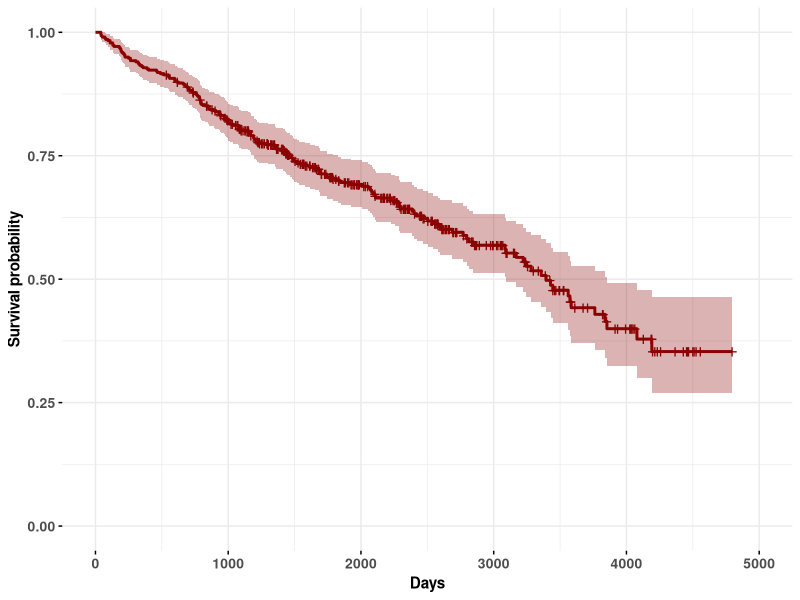
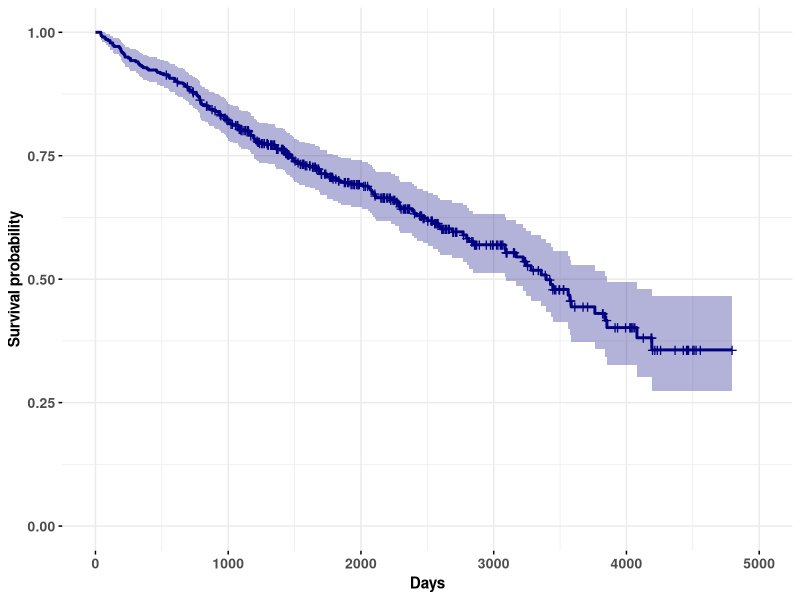
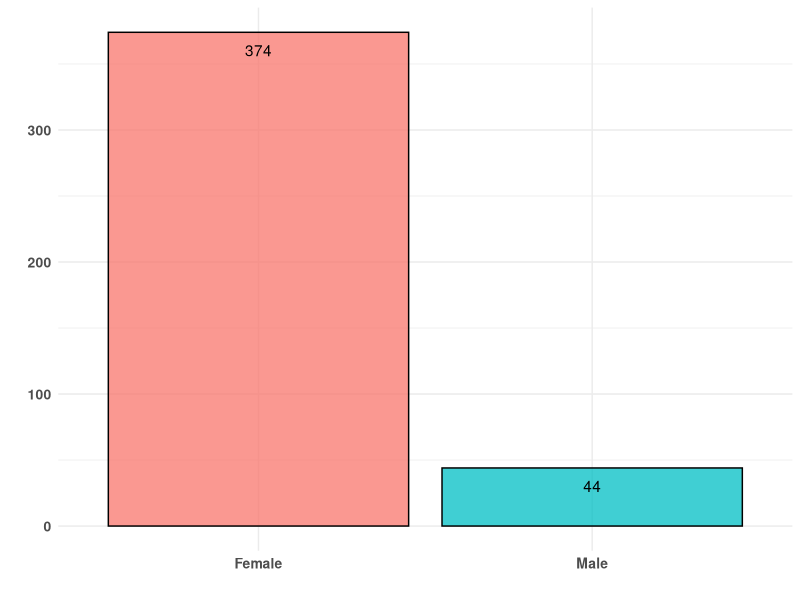
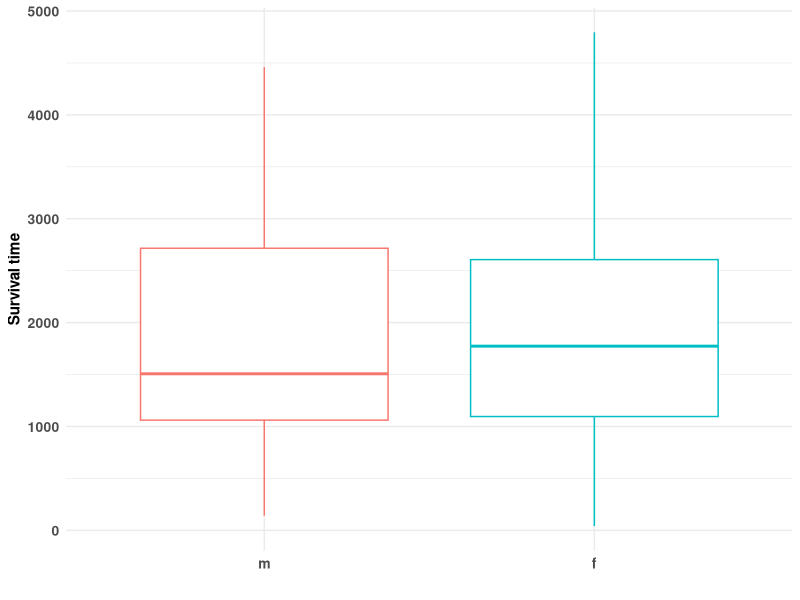
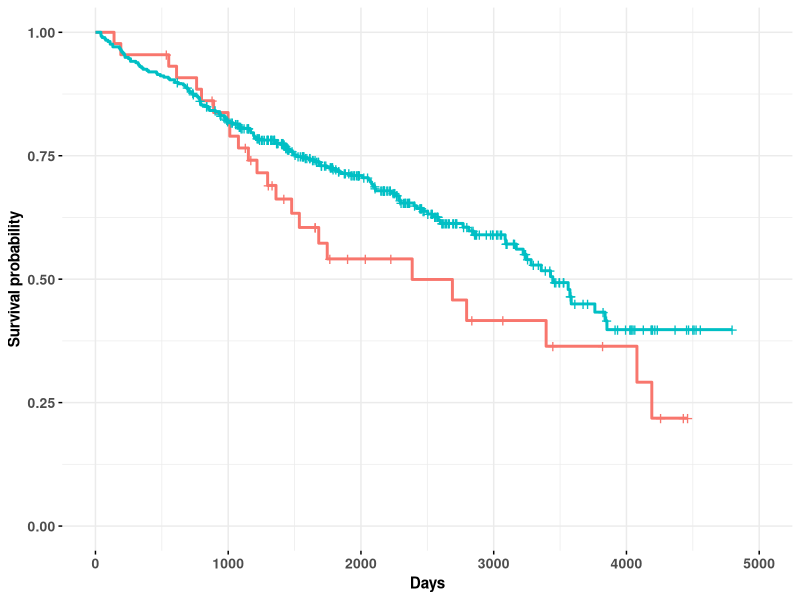
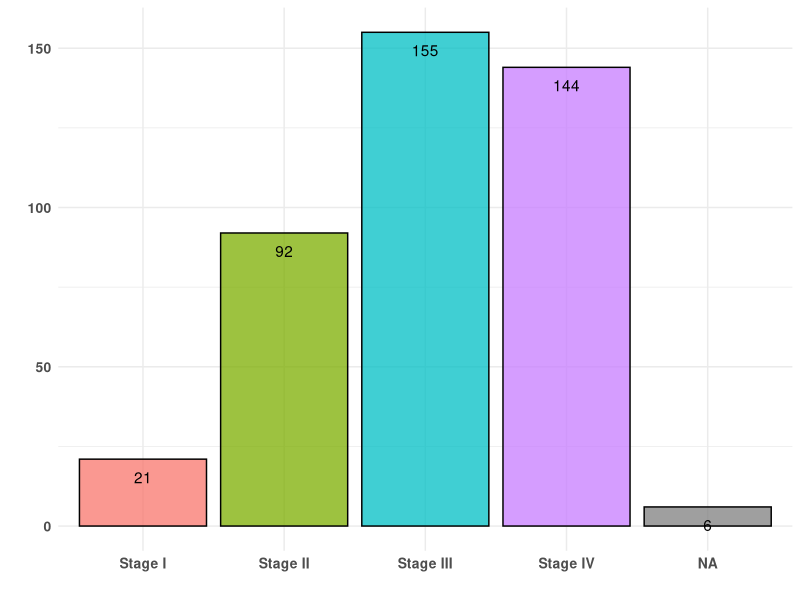
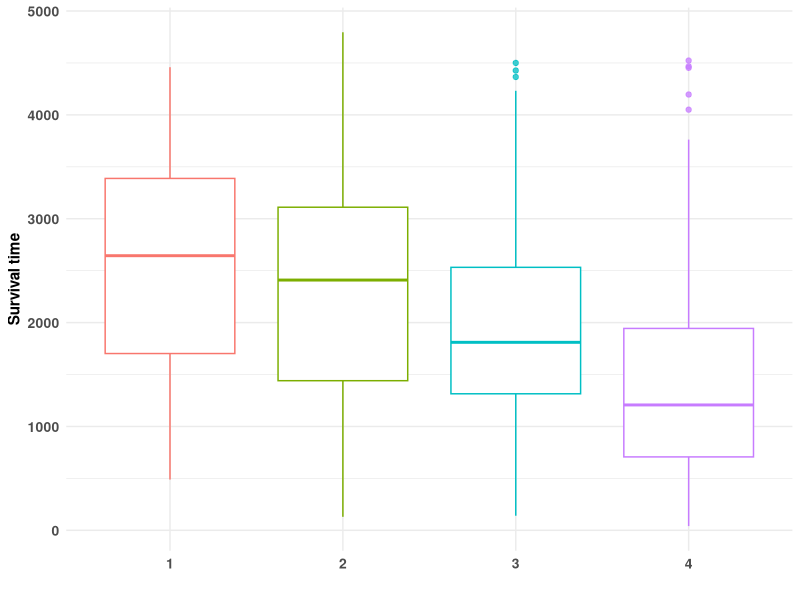
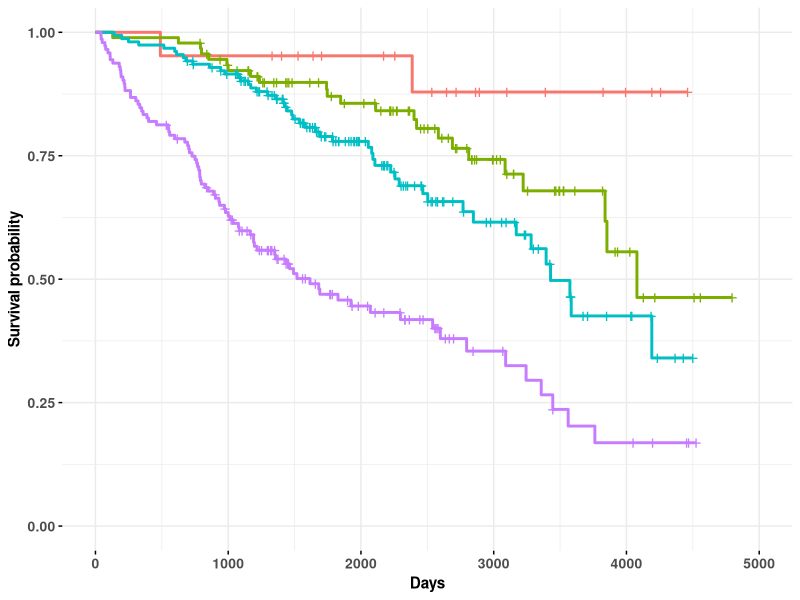

Write the R code that produced these figures, in order. (Note: this script raises an error after producing the figures.)
####################################################################
# Kaplan-Meier and Cox model for PBC data                
# Author: Jose Antonio Perusquia Cortes
# Afil: Facultad de Ciencias - UNAM
# Module: Survival analysis 
####################################################################

####################################################################
# Libraries
library(here)           # Version 1.0.1
library(ggplot2)        # Version 3.5.2  
library(ggthemes)       # Version 5.1.0
library(dplyr)          # Version 1.1.4
library(readxl)         # Version 1.4.4
library(survival)       # Version 3.8-3
library(survminer)      # Version 0.5.0
library(MASS)           # Version 7.3-60
####################################################################

####################################################################
# Base theme for the plots
theme_pbc = theme_minimal()+
  theme(axis.title.x = element_text(size = 11,face='bold'),
        axis.title.y = element_text(size = 11,face='bold'),
        axis.text.x = element_text(size=10,face='bold'),
        axis.text.y = element_text(size=10,face='bold'))
theme_set(theme_pbc)
####################################################################

####################################################################
# Mayo Clinic Primary Biliary Cholangitis Data
pbc=pbc
glimpse(pbc)
####################################################################

####################################################################
# Nonparametric survival estimates

# Kaplan-Meier survival estimate
km = survfit(Surv(time,status==2)~1,data=pbc)

# Plot of the survival function using survminer
ggsurvplot(km,ggtheme=theme_pbc,legend='none',
           conf.int = T,palette='darkred',
           conf.int.alpha = .3,
           conf.int.fill = "darkred",
           xlab='Days')

# Nelson-Aalen survival estimate
na = survfit(Surv(time,status==2)~1,data=pbc,stype=2)

# Plot using survminer
ggsurvplot(na,ggtheme=theme_pbc,
           legend='none',conf.int = T,palette = 'navyblue',
           conf.int.alpha = .3,
           conf.int.fill = "navyblue",
           xlab='Days')
####################################################################

####################################################################
# Comparison by sex
pbc_sex=pbc%>%
  group_by(sex)%>%
  count()%>%
  ungroup()%>%
  mutate(n,Sex=case_when(sex=='m'~'Male',
                         sex=='f'~'Female'),.keep='none')

ggplot(data=pbc_sex,aes(x=Sex,y=n,fill=Sex))+
  geom_col(show.legend = F,col='black',alpha=.75)+
  geom_text(aes(label = n), vjust = 2, colour = "black") +
  labs(x='',y='')

# Boxplot stratified by sex
ggplot(pbc,aes(y=time,x=sex,col=sex)) +
  geom_boxplot(outlier.alpha=.75,show.legend = F)+
  labs(x='',y="Survival time")+
  scale_x_discrete("",labels=c("1" = "M", "2" = "F"))

# Descriptive statistics by genre
pbc_sex=pbc%>%
  group_by(sex)%>%
  summarise(Mean = mean(time),
            Min = min(time),
            Q1 = quantile(time,.25),
            Median = median(time),
            Q3 = quantile(time,.75),
            Max = max(time),
            StdDev = sd(time))
pbc_sex

# Kaplan-Meier survival estimate
km_sex = survfit(Surv(time,status==2)~sex,data=pbc)

# Plot of the survival function using survminer
ggsurvplot(km_sex,ggtheme=theme_pbc,legend='none',
           conf.int = F,
           conf.int.alpha = .3,
           xlab='Days')

# Log-rank and Peto-Peto tests
survdiff(Surv(time,status==2)~sex,data=pbc,rho=0)
survdiff(Surv(time,status==2)~sex,data=pbc,rho=1)
####################################################################

####################################################################
# Comparison by stage
pbc_stage=pbc%>%
  group_by(stage)%>%
  count()%>%
  ungroup()%>%
  mutate(n,Stage=case_when(stage==1~'Stage I',
                         stage==2~'Stage II',
                         stage==3~'Stage III',
                         stage==4~'Stage IV'),.keep='none')

ggplot(data=pbc_stage,aes(x=Stage,y=n,fill=Stage))+
  geom_col(show.legend = F,col='black',alpha=.75)+
  geom_text(aes(label = n), vjust = 2, colour = "black") +
  labs(x='',y='')

# Boxplot stratified by stage of disease
pbc_stage = pbc%>%
  filter(!is.na(stage))

ggplot(pbc_stage,aes(y=time,x=as.factor(stage),
                     col=as.factor(stage))) +
  geom_boxplot(outlier.alpha=.75,show.legend = F)+
  labs(x='',y="Survival time")

# Descriptive statistics by genre
pbc_stage=pbc%>%
  filter(!is.na(stage))%>%
  group_by(stage)%>%
  summarise(Mean = mean(time),
            Min = min(time),
            Q1 = quantile(time,.25),
            Median = median(time),
            Q3 = quantile(time,.75),
            Max = max(time),
            StdDev = sd(time))
pbc_stage

# Kaplan-Meier survival estimate
km_stage = survfit(Surv(time,status==2)~stage,data=pbc)

# Plot of the survival function using survminer
ggsurvplot(km_stage,ggtheme=theme_pbc,legend='none',
           conf.int = F,
           conf.int.alpha = .3,
           xlab='Days')

# Log-rank and Peto-Peto tests
survdiff(Surv(time,status==2)~stage,data=pbc,rho=0)
survdiff(Surv(time,status==2)~stage,data=pbc,rho=1)
####################################################################

####################################################################
# Comparison by stage (joining I and II)
pbc_mod = pbc%>%filter(!is.na(stage))
pbc_mod$stage[which(pbc_mod$stage==1)]=2

# Boxplot stratified by stage of disease
ggplot(pbc_mod,aes(y=time,x=as.factor(stage),
                   col=as.factor(stage))) +
  geom_boxplot(outlier.alpha=.75,show.legend = F)+
  labs(x='',y="Survival time")

# Descriptive statistics by genre
pbc_stage=pbc_mod%>%
  group_by(stage)%>%
  summarise(Mean = mean(time),
            Min = min(time),
            Q1 = quantile(time,.25),
            Median = median(time),
            Q3 = quantile(time,.75),
            Max = max(time),
            StdDev = sd(time))
pbc_stage

# Kaplan-Meier survival estimate
km_stage = survfit(Surv(time,status==2)~stage,data=pbc_mod)

# Plot of the survival function using survminer
ggsurvplot(km_stage,ggtheme=theme_pbc,legend='none',
           conf.int = F,
           conf.int.alpha = .3,
           xlab='Days')

# Log-rank and Peto-Peto tests
survdiff(Surv(time,status==2)~stage,data=pbc_mod,rho=0)
survdiff(Surv(time,status==2)~stage,data=pbc_mod,rho=1)
####################################################################

####################################################################
# Cox proportional hazards model using age, sex, edema,
# bili and albumin as covariates

# Transform variables into factors
pbc_cox = pbc%>%
  dplyr::select(id,time,status,age,sex,edema,bili,albumin)%>%
  mutate(sex=factor(sex),
         edema=factor(edema))

# Cox model
cox_pbc = coxph(Surv(time,status==2)~sex+edema+
                  age+bili+albumin,
                  data=pbc_cox)
summary(cox_pbc)

# Cox model with log for serum bilirunbin
cox_pbc = coxph(Surv(time,status==2)~sex+edema+
                  age+log(bili)+albumin,
                data=pbc_cox)
summary(cox_pbc)
####################################################################

####################################################################
# Cox - Snell 
res_mart = residuals(cox_pbc,type='martingale')
res_cs = (pbc_cox$status == 2) - res_mart
pbc_cox$res_cs = res_cs

# KM using the Cox-Snell residuals as the times
fit_cs = survfit(Surv(res_cs, status == 2) ~ 1, data = pbc_cox)

# Plot cumulative hazard
df = data.frame(x=fit_cs$time,y=-log(fit_cs$surv))

ggplot(data=df,aes(x=x,y=y))+
  geom_line(col='darkgrey')+
  geom_point(size=.5)+
  labs(x="Cox-Snell residulas",y=expression(hat(H[t])))+
  geom_abline(intercept=0,slope=1,col="red")
####################################################################

####################################################################
# Martingale residuals vs continuous variables
pbc_cox$res_mart = res_mart

ggplot(data=pbc_cox,aes(x=age,y=res_mart))+
  geom_point()+
  geom_smooth(method = "loess", se = F, span = 0.75)+
  labs(x='Age',y='Martingale residuals')

ggplot(data=pbc_cox,aes(x=albumin,y=res_mart))+
  geom_point()+
  geom_smooth(method = "loess", se = F, span = 0.75)+
  labs(x='Serum albumin',y='Martingale residuals')

ggplot(data=pbc_cox,aes(x=bili,y=res_mart))+
  geom_point()+
  geom_smooth(method = "loess", se = F, span = 0.75)+
  labs(x='Serum bilirunbin',y='Martingale residuals')
####################################################################

####################################################################
# Deviance residuals
res_dev = residuals(cox_pbc,type='deviance')
pbc_cox$res_dev = res_dev

ggplot(data=pbc_cox,aes(x=id,y=res_dev))+
  geom_point()+
  geom_hline(yintercept=0,col='red')+
  labs(x="",y="Deviance residuals")
####################################################################

####################################################################
# Delta-betas
res_db = residuals(cox_pbc, type = "dfbeta")

# number of observations (n) and covariates (k)
n = nrow(pbc_cox)
k = 6
id = rep(1:n, k)

vars = c(rep('Women',n),rep('Edema 0.5', n),
         rep('Edema 1',n), rep('Age',n),
         rep('Bilirubin',n),rep('Albumin',n))

vals = c(res_db[,1],res_db[,2],
         res_db[,3],res_db[,4],
         res_db[,5],res_db[,6])

db_df=data.frame(x=id,y=vals,name=vars)

ggplot(data=db_df,aes(x=x,y=y,col=name))+
  geom_line()+
  labs(x='',y=expression(Delta[i]*beta[j]),
       color = "Covariate")
####################################################################

####################################################################
# Likelihood displacement
LD = numeric(n)
res_u = residuals(cox_pbc,type='score')
var_beta = cox_pbc$var

for(i in 1:n){
  LD[i]=t(res_u[i,])%*%var_beta%*%res_u[i,]
}

id = c(1:n)
LD_df = data.frame(x=id,y=LD)

ggplot(data=LD_df,aes(x=id,y=y))+
  geom_point()+
  labs(x="",y=expression(LD[i]))

pbc_cox[which(LD>.2),]
LD[which(LD>.2)]
####################################################################

####################################################################
# Schoenfeld residuals 
res_sch = residuals(cox_pbc,type='scaledsch')
res_sch = as.data.frame(res_sch)

res_sch = res_sch%>%
  rename('Women'=sexf,'Edema.5'=edema0.5,'Edema1'=edema1,
         'Age'=age,'Bilirubin'='log(bili)','Albumin'=albumin)%>%
  mutate(time=pbc$time[which(pbc$status==2)])

ggplot(data=res_sch,aes(x=time,y=Women))+
  geom_point()+
  geom_smooth(method = "loess", se = F, span = 0.75)+
  labs(x='Survival time',y='Schoenfeld residuals')

ggplot(data=res_sch,aes(x=time,y=Edema.5))+
  geom_point()+
  geom_smooth(method = "loess", se = F, span = 0.75)+
  labs(x='Survival time',y='Schoenfeld residuals')

ggplot(data=res_sch,aes(x=time,y=Edema1))+
  geom_point()+
  geom_smooth(method = "loess", se = F, span = 0.75)+
  labs(x='Survival time',y='Schoenfeld residuals')

ggplot(data=res_sch,aes(x=time,y=Age))+
  geom_point()+
  geom_smooth(method = "loess", se = F, span = 0.75)+
  labs(x='Survival time',y='Schoenfeld residuals')

ggplot(data=res_sch,aes(x=time,y=Bilirubin))+
  geom_point()+
  geom_smooth(method = "loess", se = F, span = 0.75)+
  labs(x='Survival time',y='Schoenfeld residuals')

ggplot(data=res_sch,aes(x=time,y=Albumin))+
  geom_point()+
  geom_smooth(method = "loess", se = F, span = 0.75)+
  labs(x='Survival time',y='Schoenfeld residuals')

# ZPH test 
zph=cox.zph(cox_pbc,terms=F)
print(zph)

# Another way to plot scaled Schoenfeld residuals and check if the
# PH holds
ggcoxzph(zph[1],title='',ggtheme = theme_pbc,
         xlab='Time',ylab='Coefficient for women')
ggcoxzph(zph[2],title='',ggtheme = theme_pbc,
         xlab='Time',ylab='Coefficient for edema 0.5')
ggcoxzph(zph[3],title='',ggtheme = theme_pbc,
         xlab='Time',ylab='Coefficient for edema 1')
ggcoxzph(zph[4],title='',ggtheme = theme_pbc,
         xlab='Time',ylab='Coefficient for bilirunbin')
ggcoxzph(zph[5],title='',ggtheme = theme_pbc,
         xlab='Time',ylab='Coefficient for albumin')
####################################################################
